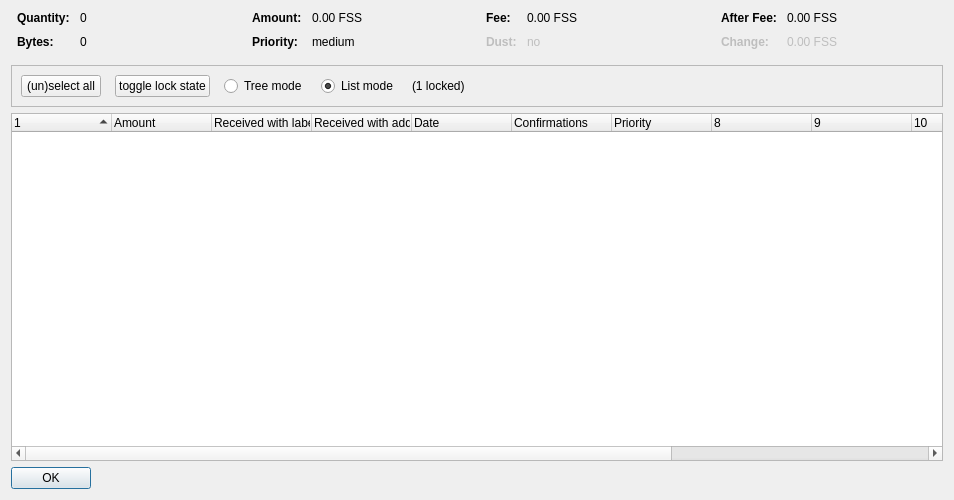
<?xml version="1.0" encoding="UTF-8"?>
<ui version="4.0">
 <class>CoinControlDialog</class>
 <widget class="QDialog" name="CoinControlDialog">
  <property name="geometry">
   <rect>
    <x>0</x>
    <y>0</y>
    <width>954</width>
    <height>500</height>
   </rect>
  </property>
  <property name="windowTitle">
   <string>Coin Selection</string>
  </property>
  <layout class="QVBoxLayout" name="verticalLayout">
   <item>
    <layout class="QHBoxLayout" name="horizontalLayoutTop" stretch="0,0,0,0">
     <property name="topMargin">
      <number>0</number>
     </property>
     <property name="bottomMargin">
      <number>10</number>
     </property>
     <item>
      <layout class="QFormLayout" name="formLayoutCoinControl1">
       <property name="horizontalSpacing">
        <number>10</number>
       </property>
       <property name="verticalSpacing">
        <number>10</number>
       </property>
       <property name="leftMargin">
        <number>6</number>
       </property>
       <property name="rightMargin">
        <number>6</number>
       </property>
       <item row="0" column="0">
        <widget class="QLabel" name="labelCoinControlQuantityText">
         <property name="font">
          <font>
           <weight>75</weight>
           <bold>true</bold>
          </font>
         </property>
         <property name="text">
          <string>Quantity:</string>
         </property>
        </widget>
       </item>
       <item row="0" column="1">
        <widget class="QLabel" name="labelCoinControlQuantity">
         <property name="cursor">
          <cursorShape>IBeamCursor</cursorShape>
         </property>
         <property name="contextMenuPolicy">
          <enum>Qt::ActionsContextMenu</enum>
         </property>
         <property name="text">
          <string notr="true">0</string>
         </property>
         <property name="textInteractionFlags">
          <set>Qt::LinksAccessibleByMouse|Qt::TextSelectableByKeyboard|Qt::TextSelectableByMouse</set>
         </property>
        </widget>
       </item>
       <item row="1" column="0">
        <widget class="QLabel" name="labelCoinControlBytesText">
         <property name="font">
          <font>
           <weight>75</weight>
           <bold>true</bold>
          </font>
         </property>
         <property name="text">
          <string>Bytes:</string>
         </property>
        </widget>
       </item>
       <item row="1" column="1">
        <widget class="QLabel" name="labelCoinControlBytes">
         <property name="cursor">
          <cursorShape>IBeamCursor</cursorShape>
         </property>
         <property name="contextMenuPolicy">
          <enum>Qt::ActionsContextMenu</enum>
         </property>
         <property name="text">
          <string notr="true">0</string>
         </property>
         <property name="textInteractionFlags">
          <set>Qt::LinksAccessibleByMouse|Qt::TextSelectableByKeyboard|Qt::TextSelectableByMouse</set>
         </property>
        </widget>
       </item>
      </layout>
     </item>
     <item>
      <layout class="QFormLayout" name="formLayoutCoinControl2">
       <property name="horizontalSpacing">
        <number>10</number>
       </property>
       <property name="verticalSpacing">
        <number>10</number>
       </property>
       <property name="leftMargin">
        <number>6</number>
       </property>
       <property name="rightMargin">
        <number>6</number>
       </property>
       <item row="0" column="0">
        <widget class="QLabel" name="labelCoinControlAmountText">
         <property name="font">
          <font>
           <weight>75</weight>
           <bold>true</bold>
          </font>
         </property>
         <property name="text">
          <string>Amount:</string>
         </property>
        </widget>
       </item>
       <item row="0" column="1">
        <widget class="QLabel" name="labelCoinControlAmount">
         <property name="cursor">
          <cursorShape>IBeamCursor</cursorShape>
         </property>
         <property name="contextMenuPolicy">
          <enum>Qt::ActionsContextMenu</enum>
         </property>
         <property name="text">
          <string notr="true">0.00 FSS</string>
         </property>
         <property name="textInteractionFlags">
          <set>Qt::LinksAccessibleByMouse|Qt::TextSelectableByKeyboard|Qt::TextSelectableByMouse</set>
         </property>
        </widget>
       </item>
       <item row="1" column="0">
        <widget class="QLabel" name="labelCoinControlPriorityText">
         <property name="font">
          <font>
           <weight>75</weight>
           <bold>true</bold>
          </font>
         </property>
         <property name="text">
          <string>Priority:</string>
         </property>
        </widget>
       </item>
       <item row="1" column="1">
        <widget class="QLabel" name="labelCoinControlPriority">
         <property name="cursor">
          <cursorShape>IBeamCursor</cursorShape>
         </property>
         <property name="contextMenuPolicy">
          <enum>Qt::ActionsContextMenu</enum>
         </property>
         <property name="text">
          <string>medium</string>
         </property>
         <property name="textInteractionFlags">
          <set>Qt::LinksAccessibleByMouse|Qt::TextSelectableByKeyboard|Qt::TextSelectableByMouse</set>
         </property>
        </widget>
       </item>
      </layout>
     </item>
     <item>
      <layout class="QFormLayout" name="formLayoutCoinControl3">
       <property name="horizontalSpacing">
        <number>10</number>
       </property>
       <property name="verticalSpacing">
        <number>10</number>
       </property>
       <property name="leftMargin">
        <number>6</number>
       </property>
       <property name="rightMargin">
        <number>6</number>
       </property>
       <item row="0" column="0">
        <widget class="QLabel" name="labelCoinControlFeeText">
         <property name="font">
          <font>
           <weight>75</weight>
           <bold>true</bold>
          </font>
         </property>
         <property name="text">
          <string>Fee:</string>
         </property>
        </widget>
       </item>
       <item row="0" column="1">
        <widget class="QLabel" name="labelCoinControlFee">
         <property name="cursor">
          <cursorShape>IBeamCursor</cursorShape>
         </property>
         <property name="contextMenuPolicy">
          <enum>Qt::ActionsContextMenu</enum>
         </property>
         <property name="text">
          <string notr="true">0.00 FSS</string>
         </property>
         <property name="textInteractionFlags">
          <set>Qt::LinksAccessibleByMouse|Qt::TextSelectableByKeyboard|Qt::TextSelectableByMouse</set>
         </property>
        </widget>
       </item>
       <item row="1" column="0">
        <widget class="QLabel" name="labelCoinControlLowOutputText">
         <property name="enabled">
          <bool>false</bool>
         </property>
         <property name="font">
          <font>
           <weight>75</weight>
           <bold>true</bold>
          </font>
         </property>
         <property name="text">
          <string>Dust:</string>
         </property>
        </widget>
       </item>
       <item row="1" column="1">
        <widget class="QLabel" name="labelCoinControlLowOutput">
         <property name="enabled">
          <bool>false</bool>
         </property>
         <property name="cursor">
          <cursorShape>IBeamCursor</cursorShape>
         </property>
         <property name="contextMenuPolicy">
          <enum>Qt::ActionsContextMenu</enum>
         </property>
         <property name="text">
          <string>no</string>
         </property>
         <property name="textInteractionFlags">
          <set>Qt::LinksAccessibleByMouse|Qt::TextSelectableByKeyboard|Qt::TextSelectableByMouse</set>
         </property>
        </widget>
       </item>
      </layout>
     </item>
     <item>
      <layout class="QFormLayout" name="formLayoutCoinControl4">
       <property name="horizontalSpacing">
        <number>10</number>
       </property>
       <property name="verticalSpacing">
        <number>10</number>
       </property>
       <property name="leftMargin">
        <number>6</number>
       </property>
       <property name="rightMargin">
        <number>6</number>
       </property>
       <item row="0" column="0">
        <widget class="QLabel" name="labelCoinControlAfterFeeText">
         <property name="font">
          <font>
           <weight>75</weight>
           <bold>true</bold>
          </font>
         </property>
         <property name="text">
          <string>After Fee:</string>
         </property>
        </widget>
       </item>
       <item row="0" column="1">
        <widget class="QLabel" name="labelCoinControlAfterFee">
         <property name="cursor">
          <cursorShape>IBeamCursor</cursorShape>
         </property>
         <property name="contextMenuPolicy">
          <enum>Qt::ActionsContextMenu</enum>
         </property>
         <property name="text">
          <string notr="true">0.00 FSS</string>
         </property>
         <property name="textInteractionFlags">
          <set>Qt::LinksAccessibleByMouse|Qt::TextSelectableByKeyboard|Qt::TextSelectableByMouse</set>
         </property>
        </widget>
       </item>
       <item row="1" column="0">
        <widget class="QLabel" name="labelCoinControlChangeText">
         <property name="enabled">
          <bool>false</bool>
         </property>
         <property name="font">
          <font>
           <weight>75</weight>
           <bold>true</bold>
          </font>
         </property>
         <property name="text">
          <string>Change:</string>
         </property>
        </widget>
       </item>
       <item row="1" column="1">
        <widget class="QLabel" name="labelCoinControlChange">
         <property name="enabled">
          <bool>false</bool>
         </property>
         <property name="cursor">
          <cursorShape>IBeamCursor</cursorShape>
         </property>
         <property name="contextMenuPolicy">
          <enum>Qt::ActionsContextMenu</enum>
         </property>
         <property name="text">
          <string notr="true">0.00 FSS</string>
         </property>
         <property name="textInteractionFlags">
          <set>Qt::LinksAccessibleByMouse|Qt::TextSelectableByKeyboard|Qt::TextSelectableByMouse</set>
         </property>
        </widget>
       </item>
      </layout>
     </item>
    </layout>
   </item>
   <item>
    <widget class="QFrame" name="frame">
     <property name="minimumSize">
      <size>
       <width>0</width>
       <height>40</height>
      </size>
     </property>
     <property name="frameShape">
      <enum>QFrame::StyledPanel</enum>
     </property>
     <property name="frameShadow">
      <enum>QFrame::Sunken</enum>
     </property>
     <layout class="QHBoxLayout" name="horizontalLayout">
      <item>
       <layout class="QHBoxLayout" name="horizontalLayoutPanel" stretch="0,0,0,0,0,0">
        <property name="spacing">
         <number>14</number>
        </property>
        <item>
         <widget class="QPushButton" name="pushButtonSelectAll">
          <property name="sizePolicy">
           <sizepolicy hsizetype="Maximum" vsizetype="Fixed">
            <horstretch>0</horstretch>
            <verstretch>0</verstretch>
           </sizepolicy>
          </property>
          <property name="text">
           <string>(un)select all</string>
          </property>
          <property name="autoDefault">
           <bool>false</bool>
          </property>
         </widget>
        </item>
        <item>
         <widget class="QPushButton" name="pushButtonToggleLock">
          <property name="sizePolicy">
           <sizepolicy hsizetype="Maximum" vsizetype="Fixed">
            <horstretch>0</horstretch>
            <verstretch>0</verstretch>
           </sizepolicy>
          </property>
          <property name="text">
           <string>toggle lock state</string>
          </property>
          <property name="autoDefault">
           <bool>false</bool>
          </property>
         </widget>
        </item>
        <item>
         <widget class="QRadioButton" name="radioTreeMode">
          <property name="sizePolicy">
           <sizepolicy hsizetype="Maximum" vsizetype="Fixed">
            <horstretch>0</horstretch>
            <verstretch>0</verstretch>
           </sizepolicy>
          </property>
          <property name="text">
           <string>Tree mode</string>
          </property>
         </widget>
        </item>
        <item>
         <widget class="QRadioButton" name="radioListMode">
          <property name="sizePolicy">
           <sizepolicy hsizetype="Maximum" vsizetype="Fixed">
            <horstretch>0</horstretch>
            <verstretch>0</verstretch>
           </sizepolicy>
          </property>
          <property name="text">
           <string>List mode</string>
          </property>
          <property name="checked">
           <bool>true</bool>
          </property>
         </widget>
        </item>
        <item>
         <widget class="QLabel" name="labelLocked">
          <property name="text">
           <string>(1 locked)</string>
          </property>
         </widget>
        </item>
        <item>
         <spacer name="horizontalSpacer">
          <property name="orientation">
           <enum>Qt::Horizontal</enum>
          </property>
          <property name="sizeHint" stdset="0">
           <size>
            <width>40</width>
            <height>20</height>
           </size>
          </property>
         </spacer>
        </item>
       </layout>
      </item>
     </layout>
    </widget>
   </item>
   <item>
    <widget class="CoinControlTreeWidget" name="treeWidget">
     <property name="contextMenuPolicy">
      <enum>Qt::CustomContextMenu</enum>
     </property>
     <property name="sortingEnabled">
      <bool>false</bool>
     </property>
     <property name="columnCount">
      <number>13</number>
     </property>
     <attribute name="headerShowSortIndicator" stdset="0">
      <bool>true</bool>
     </attribute>
     <attribute name="headerStretchLastSection">
      <bool>false</bool>
     </attribute>
     <column>
      <property name="text">
       <string/>
      </property>
     </column>
     <column>
      <property name="text">
       <string>Amount</string>
      </property>
     </column>
     <column>
      <property name="text">
       <string>Received with label</string>
      </property>
     </column>
     <column>
      <property name="text">
       <string>Received with address</string>
      </property>
     </column>
     <column>
      <property name="text">
       <string>Date</string>
      </property>
     </column>
     <column>
      <property name="text">
       <string>Confirmations</string>
      </property>
      <property name="toolTip">
       <string>Confirmed</string>
      </property>
     </column>
     <column>
      <property name="text">
       <string>Priority</string>
      </property>
     </column>
     <column>
      <property name="text">
       <string/>
      </property>
     </column>
     <column>
      <property name="text">
       <string/>
      </property>
     </column>
     <column>
      <property name="text">
       <string/>
      </property>
     </column>
     <column>
      <property name="text">
       <string/>
      </property>
     </column>
     <column>
      <property name="text">
       <string/>
      </property>
     </column>
    </widget>
   </item>
   <item>
    <widget class="QDialogButtonBox" name="buttonBox">
     <property name="sizePolicy">
      <sizepolicy hsizetype="Maximum" vsizetype="Fixed">
       <horstretch>0</horstretch>
       <verstretch>0</verstretch>
      </sizepolicy>
     </property>
     <property name="orientation">
      <enum>Qt::Horizontal</enum>
     </property>
     <property name="standardButtons">
      <set>QDialogButtonBox::Ok</set>
     </property>
    </widget>
   </item>
  </layout>
 </widget>
 <customwidgets>
  <customwidget>
   <class>CoinControlTreeWidget</class>
   <extends>QTreeWidget</extends>
   <header>coincontroltreewidget.h</header>
  </customwidget>
 </customwidgets>
 <resources/>
 <connections/>
</ui>
